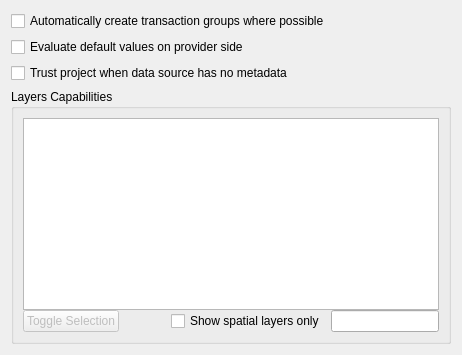
         <widget class="QWidget" name="mTab_DataSources">
          <layout class="QFormLayout" name="formLayout">
           <item row="0" column="0" colspan="2">
            <widget class="QCheckBox" name="mAutoTransaction">
             <property name="toolTip">
              <string>When enabled, layers from the same database connection will be put into a transaction group. Their edit state will be synchronized and changes to these layers will be sent to the provider immediately. Only supported for postgres, GPKG, spatialite and oracle.</string>
             </property>
             <property name="text">
              <string>Automatically create transaction groups where possible</string>
             </property>
            </widget>
           </item>
           <item row="1" column="0" colspan="2">
            <widget class="QCheckBox" name="mEvaluateDefaultValues">
             <property name="toolTip">
              <string>When enabled, default values will be evaluated as early as possible. This will fill default values in the add feature form already and not only create them on commit. Only supported for postgres, GPKG, spatialite and oracle.</string>
             </property>
             <property name="text">
              <string>Evaluate default values on provider side</string>
             </property>
            </widget>
           </item>
           <item row="3" column="0">
            <widget class="QCheckBox" name="mTrustProjectCheckBox">
             <property name="toolTip">
              <string>Speed up project loading by skipping data checks in PostgreSQL layers. Useful in QGIS server context or project with huge database views or materialized views.</string>
             </property>
             <property name="text">
              <string>Trust project when data source has no metadata</string>
             </property>
            </widget>
           </item>
           <item row="4" column="0" colspan="2">
            <widget class="QgsCollapsibleGroupBox" name="groupBox_5">
             <property name="sizePolicy">
              <sizepolicy hsizetype="Expanding" vsizetype="Expanding">
               <horstretch>0</horstretch>
               <verstretch>1</verstretch>
              </sizepolicy>
             </property>
             <property name="title">
              <string>Layers Capabilities</string>
             </property>
             <layout class="QGridLayout" name="gridLayout_19">
              <property name="verticalSpacing">
               <number>0</number>
              </property>
              <item row="3" column="1">
               <spacer name="horizontalSpacer_5">
                <property name="orientation">
                 <enum>Qt::Horizontal</enum>
                </property>
                <property name="sizeHint" stdset="0">
                 <size>
                  <width>40</width>
                  <height>20</height>
                 </size>
                </property>
               </spacer>
              </item>
              <item row="0" column="0" colspan="4">
               <widget class="QTreeView" name="mLayerCapabilitiesTree">
                <property name="sizePolicy">
                 <sizepolicy hsizetype="Expanding" vsizetype="Expanding">
                  <horstretch>0</horstretch>
                  <verstretch>1</verstretch>
                 </sizepolicy>
                </property>
               </widget>
              </item>
              <item row="3" column="0">
               <widget class="QPushButton" name="mLayerCapabilitiesToggleSelectionButton">
                <property name="enabled">
                 <bool>false</bool>
                </property>
                <property name="text">
                 <string>Toggle Selection</string>
                </property>
               </widget>
              </item>
              <item row="3" column="2">
               <widget class="QCheckBox" name="mShowSpatialLayersCheckBox">
                <property name="layoutDirection">
                 <enum>Qt::LeftToRight</enum>
                </property>
                <property name="text">
                 <string>Show spatial layers only</string>
                </property>
               </widget>
              </item>
              <item row="3" column="3">
               <widget class="QgsFilterLineEdit" name="mLayerCapabilitiesTreeFilterLineEdit"/>
              </item>
             </layout>
            </widget>
           </item>
          </layout>
         </widget>
